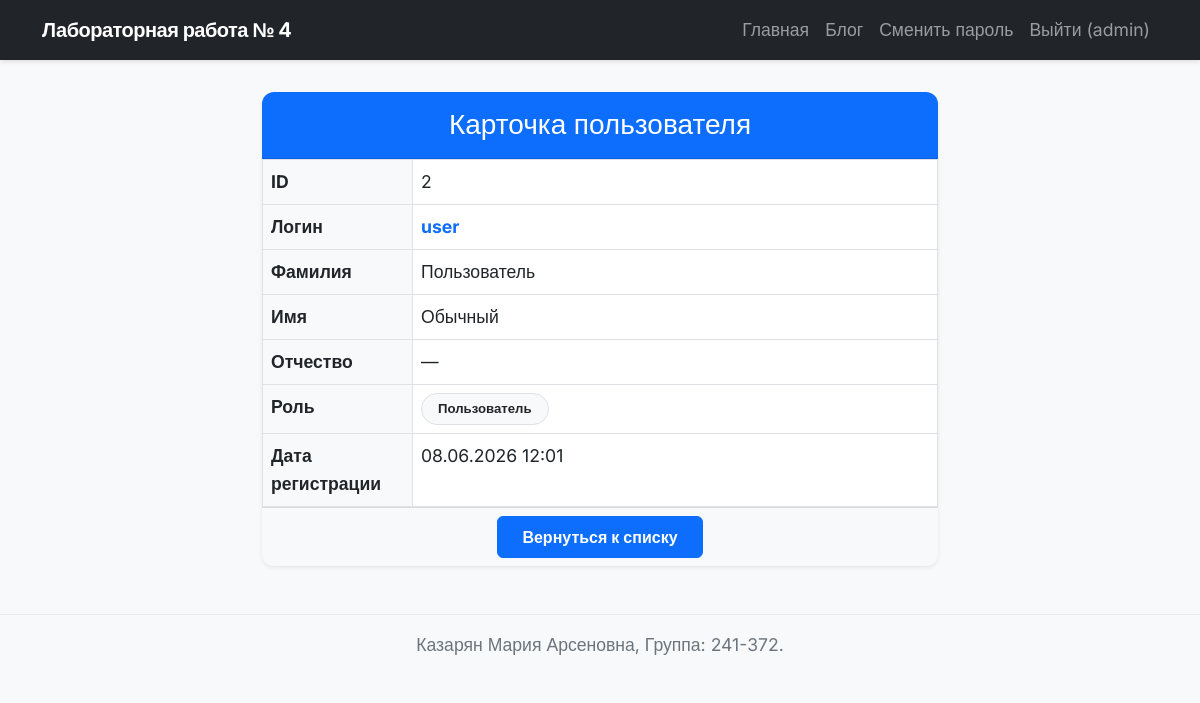
The app's page /users/2 (signed in) with its own data.
### models.py (models this page shows, shortened)
class User(db.Model, UserMixin):
    __tablename__ = 'users'
    id = db.Column(db.Integer, primary_key=True)
    login = db.Column(db.String(50), unique=True, nullable=False)
    password_hash = db.Column(db.String(255), nullable=False)
    last_name = db.Column(db.String(50))
    first_name = db.Column(db.String(50), nullable=False)
    middle_name = db.Column(db.String(50))
    role_id = db.Column(db.Integer, db.ForeignKey('roles.id'), nullable=True)
    created_at = db.Column(db.DateTime, default=datetime.utcnow)

class Role(db.Model):
    __tablename__ = 'roles'
    id = db.Column(db.Integer, primary_key=True)
    name = db.Column(db.String(50), unique=True, nullable=False)
    description = db.Column(db.Text)
    users = db.relationship('User', backref='role_obj', lazy=True)

### app4.py (the view)
@app.route('/users/<int:user_id>')
def view_user(user_id):
    user = User.query.get_or_404(user_id)
    return render_template('user_view.html', title='Просмотр пользователя', u=user)

### app4.py (called while the page is built)
@login_manager.user_loader
def load_user(user_id):
    return User.query.get(int(user_id))

### templates/user_view.html
{% extends "base.html" %}
{% block content %}
<div class="container mt-4" style="max-width: 700px;">
    <div class="card shadow-sm border-0 rounded-4">
        <div class="card-header bg-primary text-white text-center py-3">
            <h3 class="mb-0">Карточка пользователя</h3>
        </div>
        <div class="card-body p-0">
            <table class="table table-bordered mb-0">
                <tbody>
                    <tr>
                        <th class="bg-light" style="width: 150px;">ID</th>
                        <td>{{ u.id }}</td>
                    </tr>
                    <tr>
                        <th class="bg-light">Логин</th>
                        <td class="fw-bold text-primary">{{ u.login }}</td>
                    </tr>
                    <tr>
                        <th class="bg-light">Фамилия</th>
                        <td>{{ u.last_name or '—' }}</td>
                    </tr>
                    <tr>
                        <th class="bg-light">Имя</th>
                        <td>{{ u.first_name }}</td>
                    </tr>
                    <tr>
                        <th class="bg-light">Отчество</th>
                        <td>{{ u.middle_name or '—' }}</td>
                    </tr>
                    <tr>
                        <th class="bg-light">Роль</th>
                        <td>
                            <span class="badge bg-light text-dark border rounded-pill px-3 py-2">
                                {{ u.role_obj.name if u.role_obj else 'Нет роли' }}
                            </span>
                        </td>
                    </tr>
                    <tr>
                        <th class="bg-light">Дата регистрации</th>
                        <td>{{ u.created_at.strftime('%d.%m.%Y %H:%M') }}</td>
                    </tr>
                </tbody>
            </table>
        </div>
        <div class="card-footer bg-light text-center">
            <a href="{{ url_for('index') }}" class="btn btn-primary">Вернуться к списку</a>
        </div>
    </div>
</div>
{% endblock %}

### templates/base.html (shortened to what this page needs)
<!doctype html>
<html lang="ru">
<head>
  <link href="https://cdn.jsdelivr.net/npm/bootstrap@5.0.2/dist/css/bootstrap.min.css" rel="stylesheet"
>
  <link rel="stylesheet" href="{{ url_for('static', filename='styles.css') }}">
</head>
<body>
  <header>
    <nav class="navbar navbar-expand-lg navbar-dark bg-dark">
      <div class="container">
        <a class="navbar-brand" href="{{ url_for('index') }}">Лабораторная работа № 4</a>
        <div class="collapse navbar-collapse" id="navbarSupportedContent">
          <ul class="navbar-nav ms-auto mb-2 mb-lg-0">
            <li class="nav-item">
              <a class="nav-link" href="{{ url_for('index') }}">Главная</a>
            </li>
            <li class="nav-item"><a class="nav-link" href="{{ url_for('posts') }}">Блог</a></li>
            {% if current_user.is_authenticated %}
              <li class="nav-item">
                <a class="nav-link" href="{{ url_for('change_password') }}">Сменить пароль</a>
              </li>
              <li class="nav-item">
                <a class="nav-link" href="{{ url_for('logout') }}">Выйти ({{ current_user.login }})</a>
              </li>
            {% else %}
              <li class="nav-item">
                <a class="nav-link" href="{{ url_for('login') }}">Войти</a>
              </li>
            {% endif %}
          </ul>
        </div>
      </div>
    </nav>
  </header>
  <main class="my-3">
    <div class="container">
      {% block content %}{% endblock %}
    </div>
  </main>
  <footer class="footer mt-auto py-3 bg-light">
    <div class="container text-center">
      <span class="text-muted">Казарян Мария Арсеновна, Группа: 241-372.</span>
    </div>
  </footer>
</body>
</html>

### static/styles.css (style rules this page uses)
body { font-family: 'Inter', sans-serif; font-size: 1.1rem; line-height: 1.6; color: #333; background-color: #f8f9fa; }
a { color: #0d6efd; transition: color 0.2s ease-in-out; text-decoration: none; }
.navbar { box-shadow: 0 2px 4px rgba(0, 0, 0, 0.1); }
.navbar-brand { font-weight: 700; letter-spacing: -0.5px; }
main.my-3 { margin-top: 2rem !important; margin-bottom: 3rem !important; }
.card { border: none; border-radius: 12px; box-shadow: 0 4px 6px rgba(0, 0, 0, 0.05); transition: transform 0.2s ease, box-shadow 0.2s ease; overflow: hidden; margin-bottom: 2rem; }
.card-body { padding: 1.5rem; }
footer { background-color: #fff !important; border-top: 1px solid #eaeaea; margin-top: auto; }
.btn-primary { background-color: #0d6efd; border-color: #0d6efd; border-radius: 6px; padding: 0.5rem 1.5rem; font-weight: 600; }

### records on screen
User: login "admin"
User: id "2", login "user", last_name "Пользователь", first_name "Обычный", middle_name "—", created_at "08.06.2026 12:01"
Role: role_obj "Пользователь"
